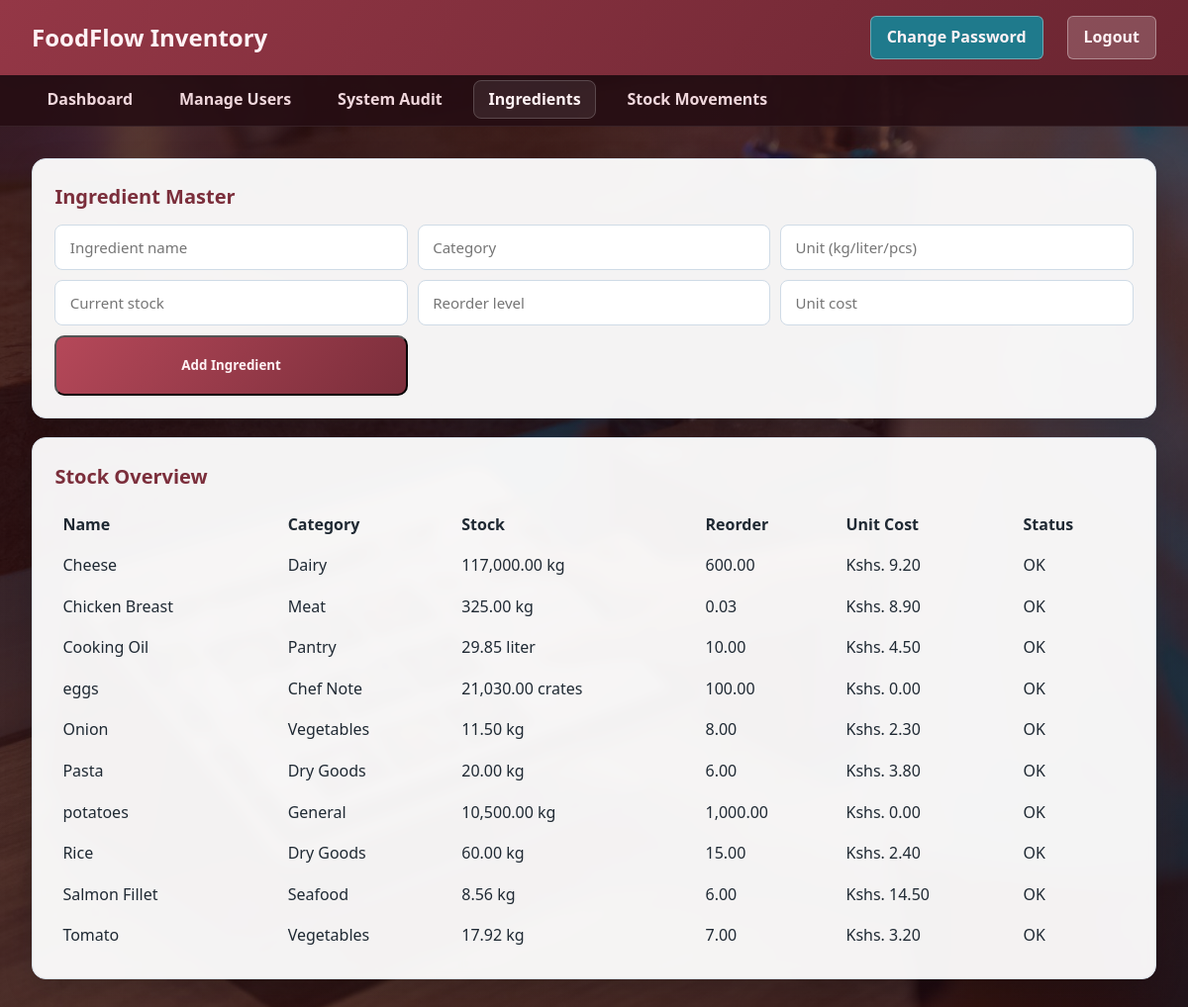
Before: /roles/ingredients.php (signed in) with the older database file.
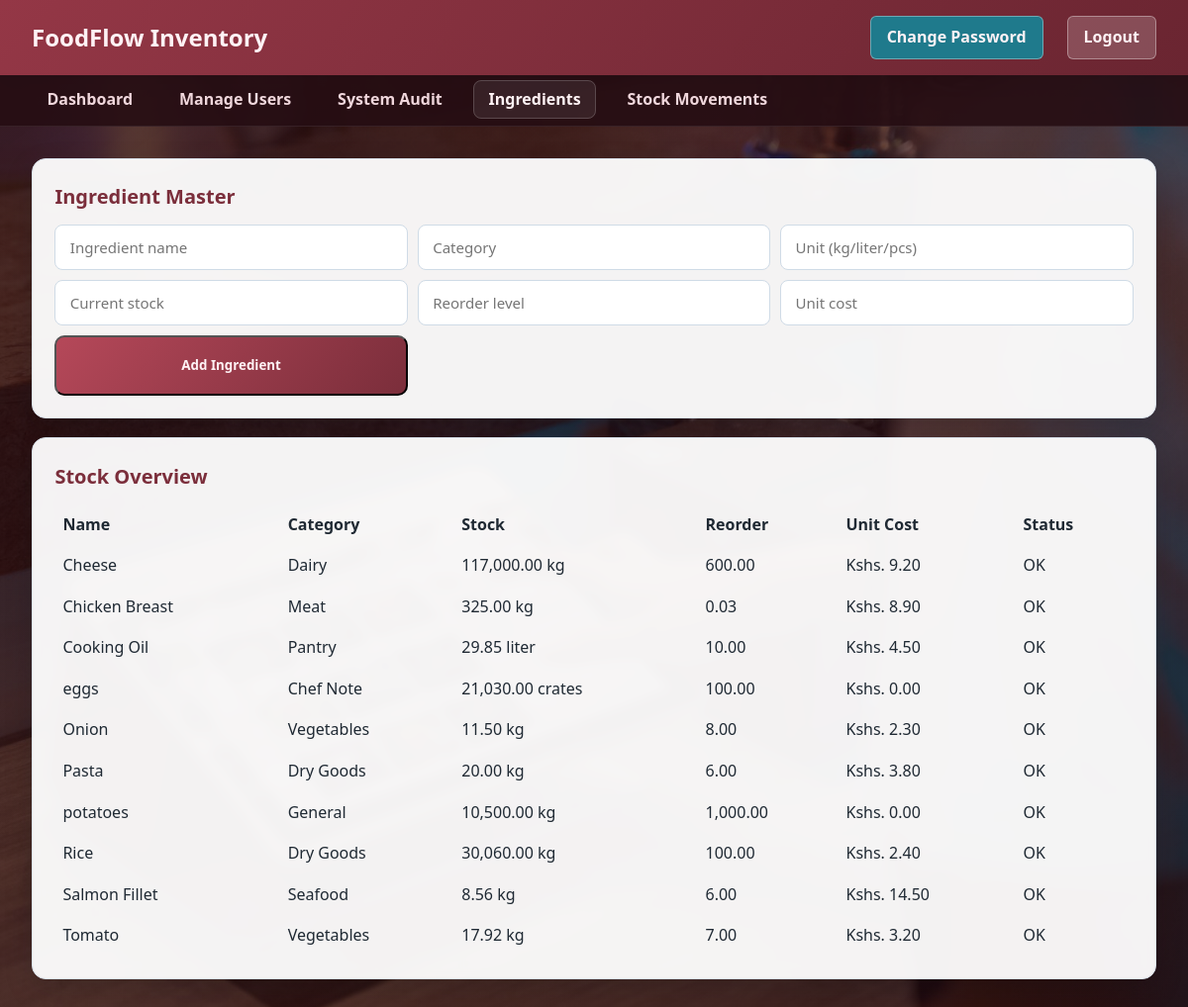
After: the same page with the newer database file.
### tables this page shows
CREATE TABLE `ingredients` (
  `id` int NOT NULL AUTO_INCREMENT,
  `name` varchar(120) NOT NULL,
  `category` varchar(80) DEFAULT NULL,
  `unit` varchar(20) NOT NULL,
  `current_stock` decimal(10,2) NOT NULL DEFAULT '0.00',
  `reorder_level` decimal(10,2) NOT NULL DEFAULT '0.00',
  `unit_cost` decimal(10,2) NOT NULL DEFAULT '0.00',
  `is_active` tinyint(1) DEFAULT '1',
  `created_at` timestamp NULL DEFAULT CURRENT_TIMESTAMP,
  `updated_at` timestamp NULL DEFAULT CURRENT_TIMESTAMP ON UPDATE CURRENT_TIMESTAMP,
  PRIMARY KEY (`id`)
);

### roles/ingredients.php (the view, shortened to what this page needs)
<?php
$role = (string)($_SESSION['role'] ?? '');
$canManage = in_array($role, ['admin', 'manager'], true);
$conn = new mysqli('localhost', 'root', '1234', 'food_inventory');
$ingredients = $conn->query('SELECT * FROM ingredients ORDER BY name');
$isAdmin = $role === 'admin';
$isChef = $role === 'chef';
?>
<!DOCTYPE html>
<html lang="en"><head><meta charset="UTF-8"><meta name="viewport" content="width=device-width, initial-scale=1.0"><title>Ingredients - FoodFlow</title><link rel="stylesheet" href="roles_styles.css"></head>
<body class="dashboard-photo <?php echo $isAdmin ? 'dashboard-admin' : ($isChef ? 'dashboard-chef' : 'dashboard-manager'); ?>">
<nav class="navbar"><div class="navbar-brand">FoodFlow Inventory</div><div class="navbar-user"><a href="../auth/change_password.php" class="logout-btn" style="margin-right:8px;background:#1f7a8c;">Change Password</a><a href="../auth/logout.php" class="logout-btn">Logout</a></div></nav>
<nav class="admin-nav"><ul class="admin-nav-links"><?php if ($isAdmin): ?><li><a href="../admin/admin_dashboard.php">Dashboard</a></li><li><a href="../admin/manage_users.php">Manage Users</a></li><li><a href="../admin/system_audit.php">System Audit</a></li><?php elseif ($isChef): ?><li><a href="chef_dashboard.php">Dashboard</a></li><li><a href="chef_inventory.php">Inventory Console</a></li><li><a href="open_menu.php">Open Food Menu</a></li><?php else: ?><li><a href="manager_dashboard.php">Dashboard</a></li><li><a href="manager_controls.php">Thresholds &amp; Approvals</a></li><li><a href="manager_reports.php">Reports</a></li><?php endif; ?><li><a href="ingredients.php" class="active">Ingredients</a></li><?php if (!$isChef): ?><li><a href="stock_movements.php">Stock Movements</a></li><?php endif; ?></ul></nav>
<div class="container">
    <?php if ($canManage): ?>
    <div class="card">
        <h3> Ingredient Master</h3>
        <form method="POST" style="display:grid;grid-template-columns:repeat(3,minmax(160px,1fr));gap:10px;">
            <input type="text" name="name" placeholder="Ingredient name" required>
            <input type="text" name="category" placeholder="Category">
            <input type="text" name="unit" placeholder="Unit (kg/liter/pcs)" required>
            <input type="number" step="0.01" name="current_stock" placeholder="Current stock" required>
            <input type="number" step="0.01" name="reorder_level" placeholder="Reorder level" required>
            <input type="number" step="0.01" name="unit_cost" placeholder="Unit cost" required>
            <button type="submit" class="action-btn">Add Ingredient</button>
        </form>
    </div>
    <?php endif; ?>
    <div class="card" style="margin-top:16px;">
        <h3> Stock Overview</h3>
        <div style="overflow-x:auto;">
            <table style="width:100%;border-collapse:collapse;">
                <thead><tr><th style="text-align:left;padding:8px;">Name</th><th style="text-align:left;padding:8px;">Category</th><th style="text-align:left;padding:8px;">Stock</th><th style="text-align:left;padding:8px;">Reorder</th><th style="text-align:left;padding:8px;">Unit Cost</th><th style="text-align:left;padding:8px;">Status</th></tr></thead>
                <tbody>
                <?php while($i = $ingredients->fetch_assoc()): $low = ((float)$i['current_stock'] <= (float)$i['reorder_level']); ?>
                    <tr>
                        <td style="padding:8px;"><?php echo htmlspecialchars($i['name']); ?></td>
                        <td style="padding:8px;"><?php echo htmlspecialchars((string)$i['category']); ?></td>
                        <td style="padding:8px;"><?php echo number_format((float)$i['current_stock'],2) . ' ' . htmlspecialchars($i['unit']); ?></td>
                        <td style="padding:8px;"><?php echo number_format((float)$i['reorder_level'],2); ?></td>
                        <td style="padding:8px;">Kshs. <?php echo number_format((float)$i['unit_cost'],2); ?></td>
                        <td style="padding:8px;"><?php echo $low ? 'Low Stock' : 'OK'; ?></td>
                    </tr>
                <?php endwhile; ?>
                </tbody>
            </table>
        </div>
    </div>
</div>
</body></html>

Changed rows visible on the page:
changed ingredients "Rice": current_stock "60.00" → "30,060.00"; reorder_level "15.00" → "100.00"
